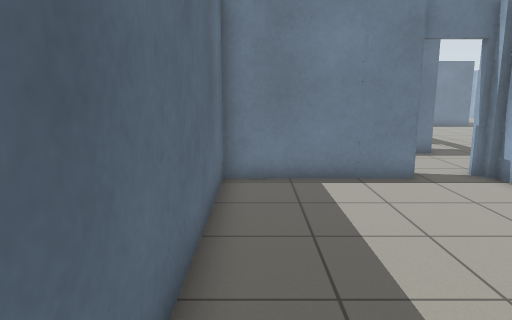
view 1 (above)

24 first-person views from a walk through a Gazebo world. The camera is 1.2 m above the floor, tilts 10° down and sees 70° across. The floor is counted in squares, 0.5 m on a side. Each view is taken from the middle of a square. On the plan, view 1 faces up. The plan holds only what a view shows up to about 20 squares ahead; the rest is blank. The place goes on beyond the plan. Some stock models are drawn as simple stand-ins.

view 2
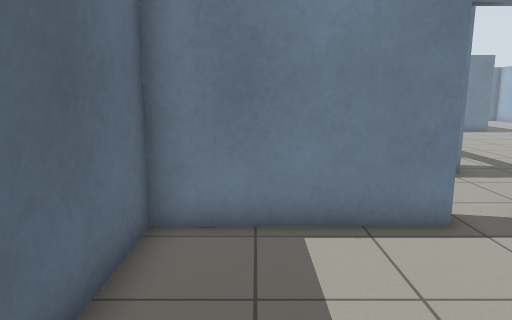

view 3
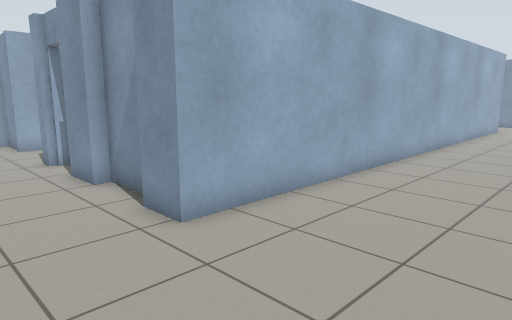

view 4
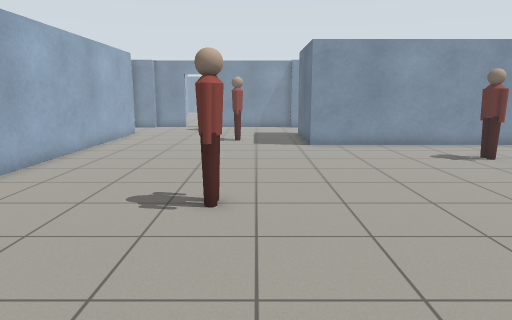

view 5
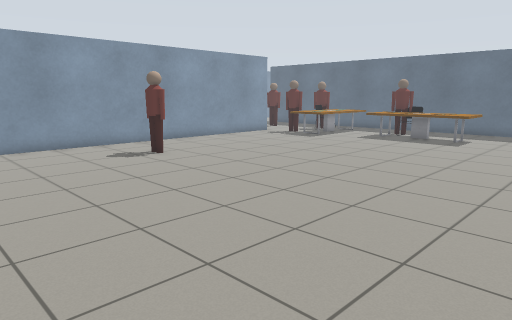

view 6
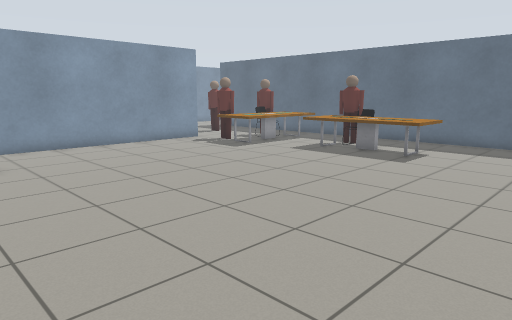

view 7
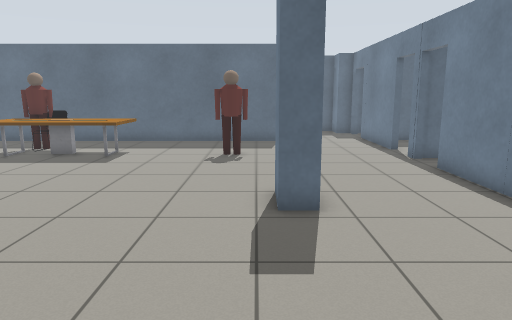

view 8
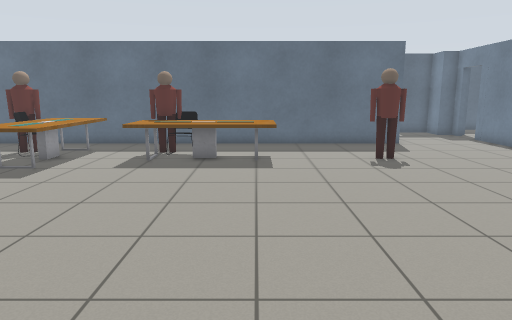

view 9
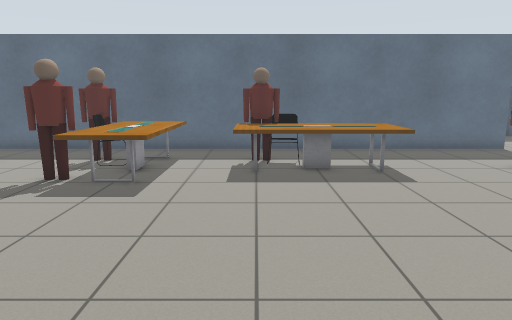

view 10
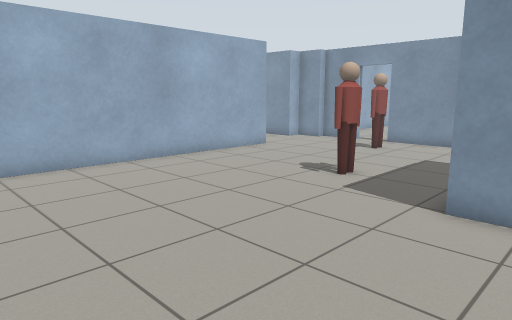

view 11
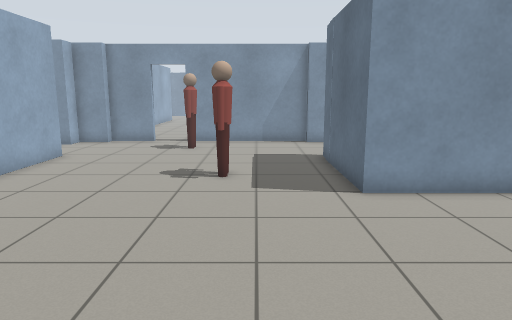

view 12
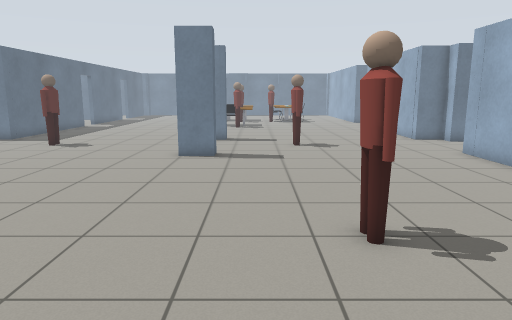

view 13
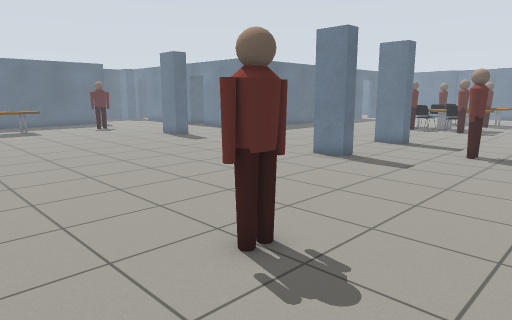

view 14
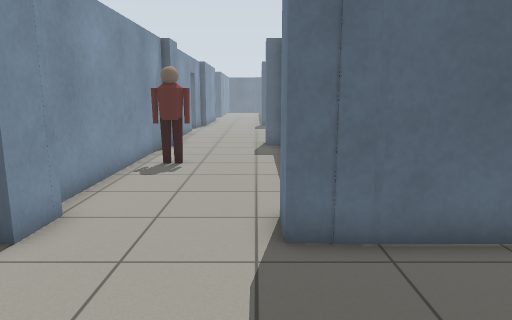

view 15
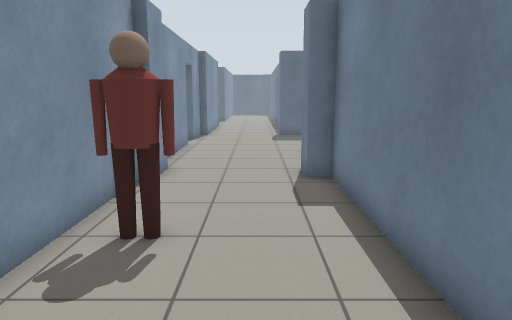

view 16
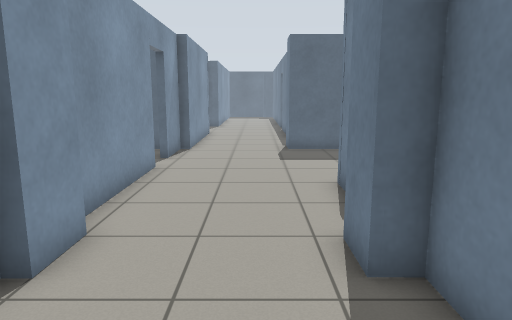

view 17
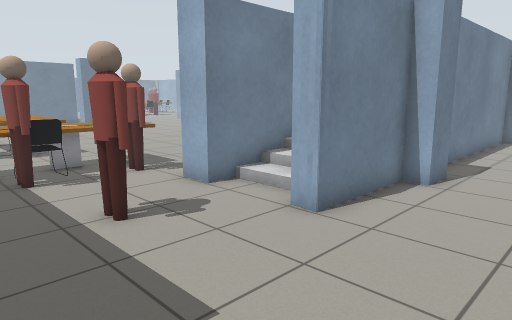

view 18
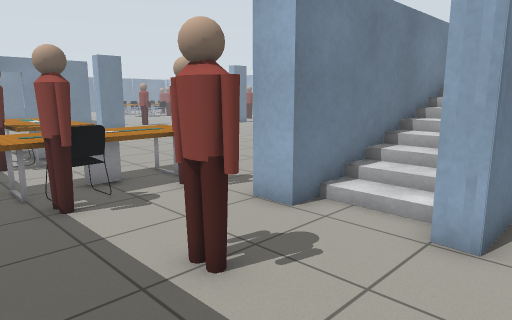

view 19
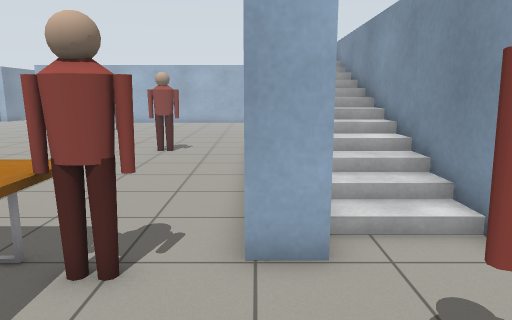

view 20
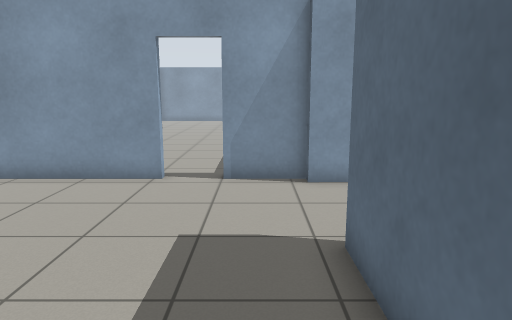

view 21
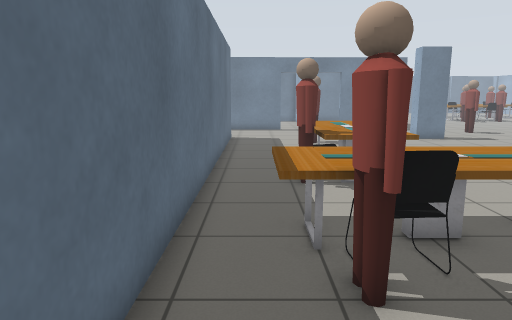

view 22
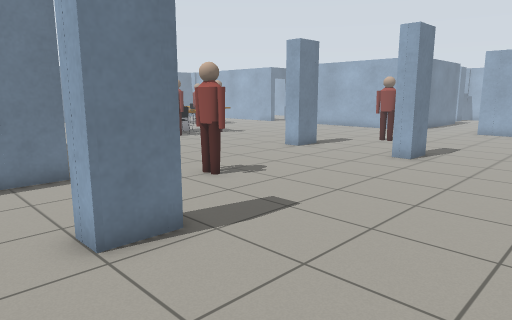

view 23
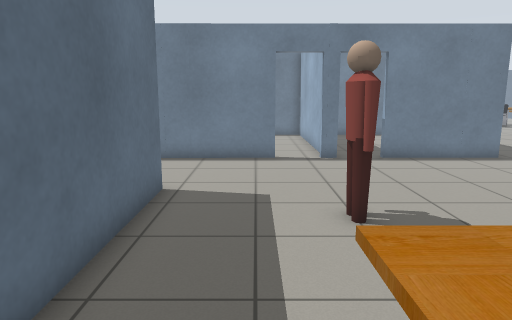

view 24
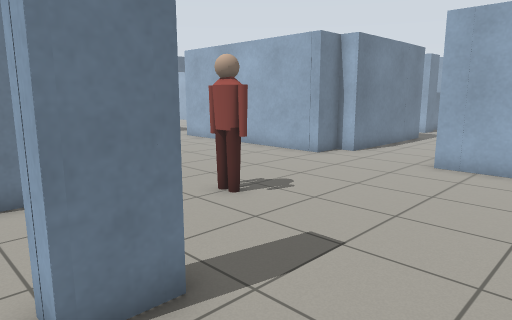

### Floor plan
Points are (right, up) in squares from view 1. A wall is a line through its corners. A room is listed if a view was taken in it or the views show most of it. See-through windows are left out.
Room 1 (views 1, 2)
walls: (4.8, 10.5) (-1, 10.5) (-0.9, 1.1)
ways out: open door at (5.5, 11) to room 2
Room 2 (views 3, 4, 5, 6, 7, 8, 9, 10, 11, 12, 13, 14, 15, 16, 17, 18, 19, 20, 21, 22, 23, 24)
walls: (-20, -9.1) (-28.9, -9.1) (-28.9, -7.8); (-11.7, 11.4) (-11.7, 10.5) (-13.1, 10.6) (-13.1, 11.4); (-27.3, -7.8) (-11.6, -7.8); (-23.3, 11.4) (-23.4, 10.6) (-25, 10.6) (-25, 11.5); (-13.1, -12.8) (-23.6, -12.7); (-11.7, -13) (-11.7, -13.5) (-13.1, -13.5); (-24.9, -12.7) (-29, -12.7) (-29, -12); (-23.6, -13.5) (-24.9, -13.5); (-28.1, -12) (-15.3, -12); (-11.6, 16.1) (-13.2, 16.1); (-11.6, 16.6) (-11.6, 16) (-13.1, 16) (-13.1, 16.6); (-23.3, 16.5) (-23.3, 16.1) (-28.1, 16.1); (-13.2, -18) (-11.8, -18); (-11.8, -18.4) (-5.2, -18.4); (-23.6, -18.4) (-14, -18.4); (-25.1, -18) (-23.6, -18); (-29.8, 16.1) (-30.5, 16.1); (-1.2, -13.6) (-1.3, 11.3) (0.2, 11.3); (1.1, 10.8) (3, 10.8); (-35.4, 11.4) (-35.4, -13.5) (-36.5, -13.5); (-32.2, 16.1) (-36.6, 16.1); (-3.6, -18.4) (-1.2, -18.4); (3, 11.3) (4.7, 11.3); (-31.4, -18.4) (-26, -18.4); (-1.2, -18.1) (0.2, -18.1) (0.2, -17) (0.7, -17); (-35.4, -18.4) (-33, -18.4); (-36.6, -17.9) (-35.4, -17.9); (6.6, 15.1) (0.3, 15.2) (0.2, 16.2) (-1.3, 16.2) (-1.3, 16.6)
ways out: open door at (5.5, 11) to room 1; open door at (-32.5, -18); open door at (-31.5, 16); open door at (-28.5, 16); open door at (-4.5, -18)
objects: table (-34, -5) to (-28, -3); person (-33, -6) to (-33, -5); person (-33, 0) to (-32, 0); chair (-33, 1) to (-32, 1); person (-32, -11); person (-32, -9); chair (-32, -6) to (-32, -5); table (-32, -1) to (-30, 5); person (-31, 8) to (-31, 10); person (-30, -6) to (-29, -5); person (-20, 13) to (-20, 15); person (-19, -17) to (-19, -16); person (-18, -5) to (-18, -3); person (-8, -11) to (-8, -9); person (-8, 1) to (-8, 3); person (-8, 13) to (-8, 15); person (-6, -17) to (-6, -15)

Positions as (right, up) in squares from view 1, and headings:
1: (0, 0), facing up
2: (1, 4), facing up
3: (-7, 15), facing down-right
4: (-9, 10), facing down
5: (-10, 10), facing down-left
6: (-16, 10), facing down-left
7: (-16, 10), facing left
8: (-17, 4), facing left
9: (-19, 0), facing left
10: (-14, 0), facing down-right
11: (-9, 1), facing down
12: (-10, -4), facing up
13: (-4, -2), facing up-left
14: (-6, -14), facing left
15: (-13, -15), facing left
16: (-19, -15), facing left
17: (-35, -17), facing up-right
18: (-35, -14), facing up-right
19: (-34, -8), facing right
20: (-34, -8), facing down
21: (-34, -10), facing up
22: (-27, 5), facing up-right
23: (-33, 2), facing up
24: (-14, 7), facing up-right
